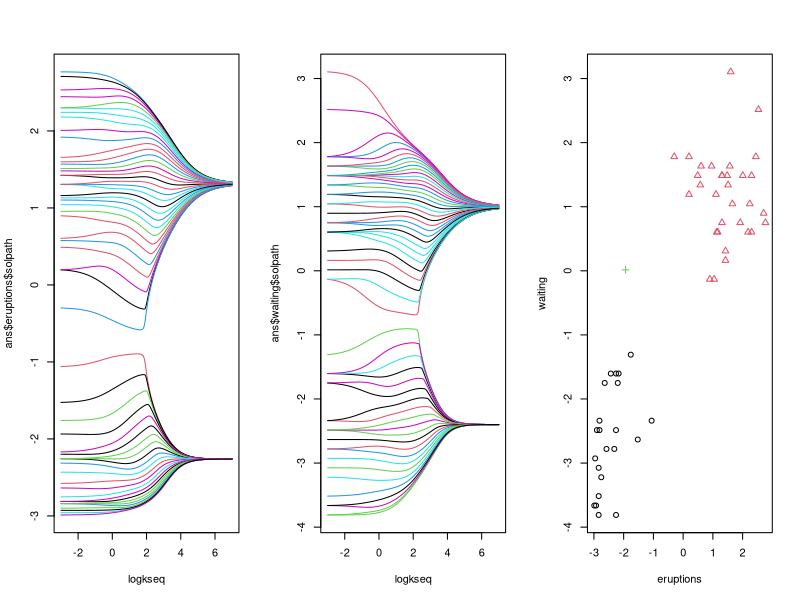

Source code (R):
setwd("~/Dropbox/tru/research/spl/noclass/rsim")
rm(list = ls())
bmatgaussian_r = function(x.orig,logkseq,numiter = 1,SAFETY = 0,onlyfinalsols = F,icpenalty = 2){
  z = order(x.orig)
  x = x.orig[z] #note that x = x[order(order(x))]
  n = length(x)
  ic = icpenalty/2
  muhat = x
  sigma2=1
  bmat = matrix(NA,nrow = n,ncol = length(logkseq))
  
  bic1 = bic2 = bic3 = 0
  for (kindex in 1:length(logkseq)){
    k = 2^logkseq[kindex]
    k2 = k^2
    
    for (i in 1:n){
      distances = (muhat-muhat[i])
      weights = 1/cosh(k*distances)#weight = "distance on 0-1 scale"

      bic1 = sum((x-muhat)/(sigma2));
      bic2 = -n;
      bic3 = 0;
      
      
      if (i>1){
        th = tanh(k*(muhat[i]-muhat[i-1]));
        sh = 1/cosh(k*(muhat[i]-muhat[i-1]));
        bic1 = bic1-ic*k*th*sh;
        bic2 = bic2-ic*k2*sh*(sh*sh-th*th);
        #          bic3 = bic3+logn*k3*sh*th*(th*th-5*sh*sh);
      }
      if (i<n){
        th = tanh(k*(muhat[i+1]-muhat[i]));
        sh = 1/cosh(k*(muhat[i+1]-muhat[i]));
        bic1 = bic1+ic*k*th*sh;
        bic2 = bic2-ic*k2*sh*(sh*sh-th*th);
        #         bic3 = bic3-logn*k3*sh*th*(th*th-5*sh*sh);
      }
      bic12 = bic1  /   (sign(bic2)*(SAFETY+abs(bic2)));
      muhat[i] = muhat[i]-bic12;
      #        muhat[i] = muhat[i]-bic3/2*(bic12)^2;
      #        muhat[i] = truemeans[i]
      
    }
    bmat[,kindex] = muhat
  }
  
  objfunval = -2*sum(dnorm(x,muhat,sqrt(sigma2),log = T))+ic*2*sum(weights)
  
  
  if (onlyfinalsols){ 
    return (list(finalsols = (bmat[,ncol(bmat)]),optval = objfunval))
  }

  bmat = bmat[order(z),  ]
  
  list (solpath = t(bmat),optval = objfunval)
}

# give each group approx unit variance by 
# giving unit variance then multiply by two
# then subset to every fifth observation
indices = seq(1,nrow(faithful),5)
scaleAndSubset = \(x) (2*scale(x))[indices]
faithful_modified = apply(faithful,2,scaleAndSubset) |> 
  as.data.frame()

logkseq = seq(-3,7,.01)
ans = apply(faithful_modified,2,\(x)bmatgaussian_r(x,logkseq),simplify = F)


makegroups = function(u,v){
  makegroup = function(a){
    y = a$solpath[nrow(a$solpath),] 
    nearmean1 = (abs(y-y[1])<1)
    nearmean1+1
  }
  y1 = makegroup(u)
  y2 = makegroup(v)
  combined = y1
  combined[y1>y2] = 4
  combined[y1<y2] = 3
  combined
}
groupings = with(ans,makegroups(eruptions,waiting))

par(mfrow = c(1,3))
matplot(logkseq,ans$eruptions$solpath,type = "l",lty = 1);
matplot(logkseq,ans$waiting$solpath,type = "l",lty = 1);
plot(faithful_modified,col = groupings,pch = groupings)


library(tidyverse)

kseq = 2^logkseq

df_ans = function(ans){
  as.data.frame(ans$solpath) |>
  mutate(kseq = kseq) |>
  pivot_longer(cols = -kseq, names_to = "variable", values_to = "value")
}

df_faithful = lapply(ans,df_ans)

# Plot
eruptions = ggplot(df_faithful$eruptions, aes(x = kseq, y = value, group = variable)) +
  geom_line(linetype = 1,linewidth = .1) + 
  theme_minimal() +scale_color_brewer(palette = "Dark2") +
  labs(title = "Solution Path for Eruption Time", x = "k", y = expression(paste(mu[eruptions])))+ggplot2::scale_x_log10()

waiting = ggplot(df_faithful$waiting, aes(x = kseq, y = value, group = variable)) +
  geom_line(linetype = 1,linewidth = .1) + 
  theme_minimal() +scale_color_brewer(palette = "Dark2") +
  labs(title = "Solution Path for Waiting Time", x = "k", y = expression(paste(mu[waiting])))+ggplot2::scale_x_log10()


groupings[groupings = 3] = "Split"

df_faithful = as.data.frame(faithful[indices, ]) |>
  mutate(Group = as.factor(groupings)) # Ensure grouping is a factor for discrete scales

cb_palette = c("#E69F00", "#0072B2",  "#009E73", "#F0E442","#56B4E9",  "#D55E00", "#CC79A7")
clustering = ggplot(df_faithful, aes(x = eruptions, y = waiting, color = Group, shape = Group)) +
  geom_point() +
  theme_minimal() +scale_color_manual(values = cb_palette) +
  labs(title = "Old Faithful Geyser Clustering", x = "Eruptions", y = "Waiting Time")


h = 8
w = 8
pdf(file = "eruptions.pdf",width = w,height = h)
eruptions
dev.off()

pdf(file = "waiting.pdf",width = w,height = h)
waiting
dev.off()

pdf(file = "clustering.pdf",width = w*1.33,height = h)
clustering
dev.off()

pdf(file = "all3.pdf",width = 8,height = 2)
library(patchwork)
eruptions+waiting+clustering
dev.off()


##comparison not implemented
# library(mclust)
# result = Mclust(faithful[indices,],G = 2:3,modelNames = "EII")
# colour = round(result$z)+1
# plot(faithful[indices,],col = colour)
